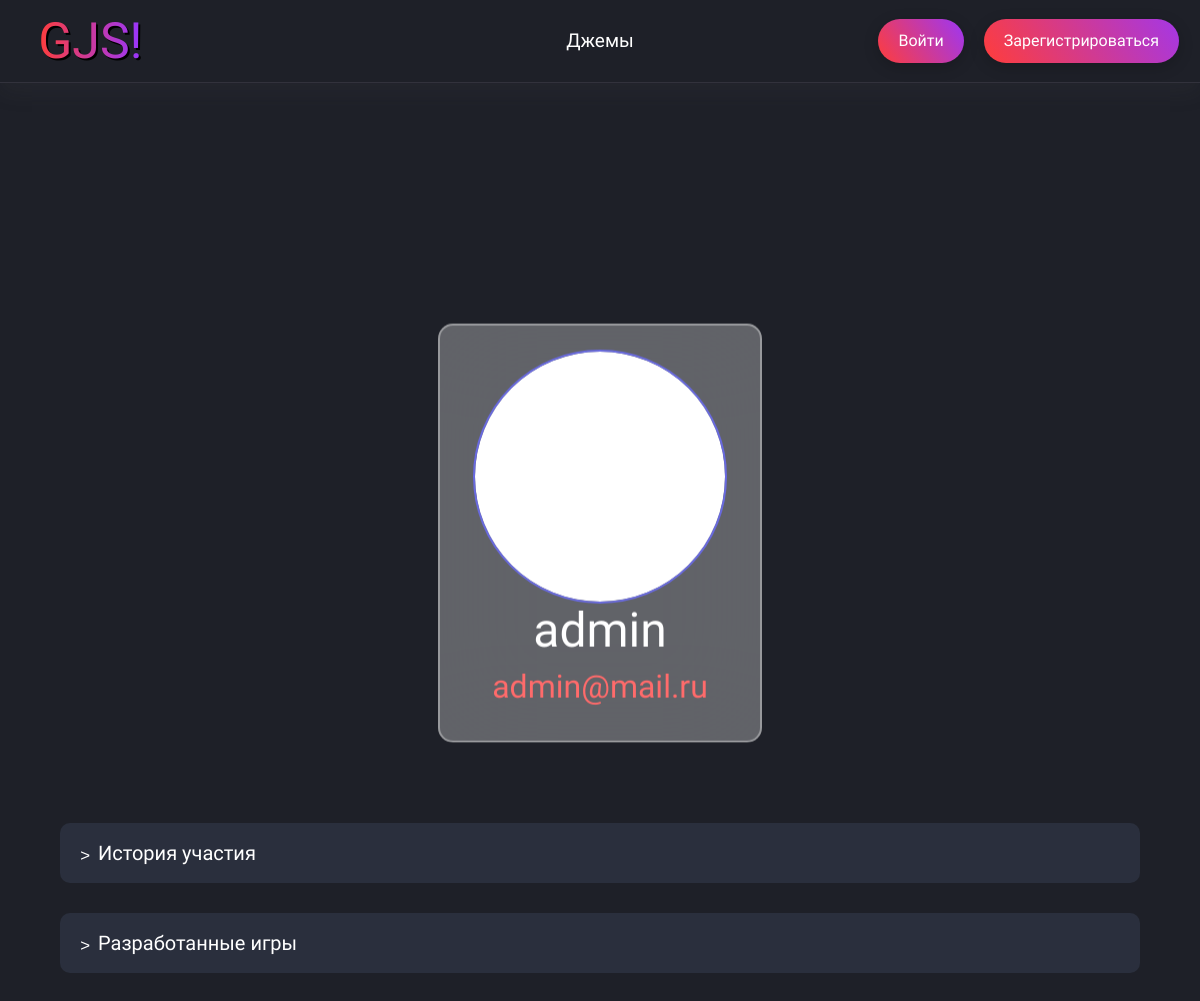
The page /profile/admin/ on the database as committed earlier.
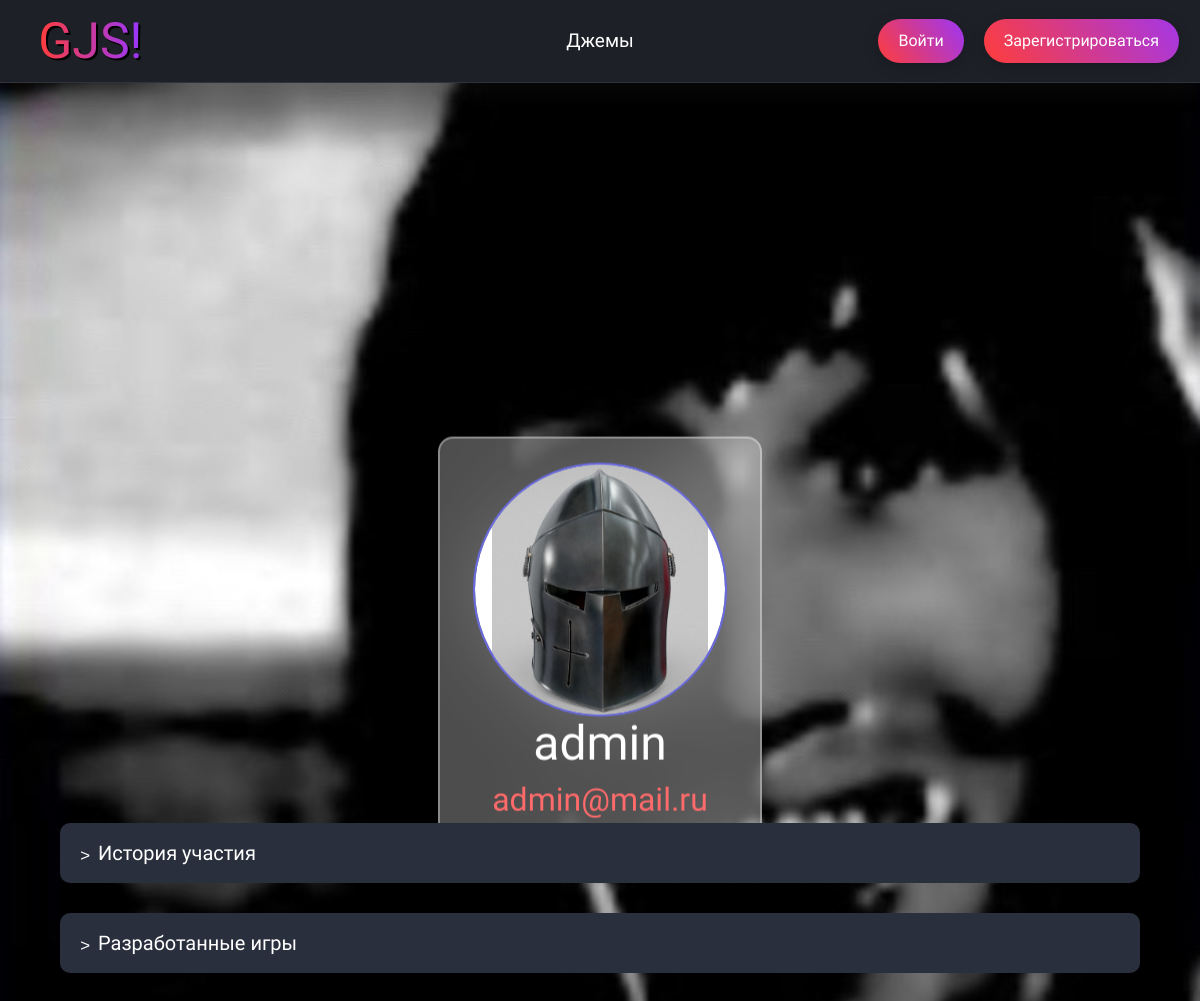
The same page on the database as committed later.
### users/models.py (models this page shows)
class User(AbstractUser):
    email = models.EmailField(unique=True, verbose_name="Электронная почта")
    avatar_image = models.ImageField(upload_to="users", blank=True, null=True)
    hat_image = models.ImageField(upload_to="users", blank=True, null=True)

### users/views.py (the view)
# urls.py: path('<str:username>/', views.Profile.as_view(), name='profile_detail'),
class Profile(DetailView):
    model = User
    template_name = 'pages/user_pages/user_profile.html'
    context_object_name = 'profile_data'
    def get_object(self, queryset=None):
        username = self.kwargs.get('username')
        return get_object_or_404(User, username=username)
    def get_context_data(self, **kwargs):
        context = super().get_context_data(**kwargs)
        context['past_jams'] = get_user_jams_history(self.kwargs.get('username'))
        context['user_games'] = get_user_games_history(self.kwargs.get('username'))
        return context

### users/services.py (called while the page is built)
def get_user_jams_history(username: str) -> QuerySet:
    return (GameJam.objects.filter(users__username=username, status='FN')
    .annotate(
        user_rating=Round(
            Avg(
                Case(
                    When(ratinguserjam__user__username=username, then='ratinguserjam__stars'),
                    output_field=FloatField()
                )
            ),
            1  # Округляем до 1 знака после запятой
        )
    )).exclude(user_rating=None).values('uuid', 'title', 'theme', 'user_rating')

def get_user_games_history(username: str) -> QuerySet:
    return Game.objects.filter(user__username=username)

### templates/pages/user_pages/user_profile.html (shortened to what this page needs)
{% extends 'base.html' %}
{% load static %}
{% block head %}
<link rel="stylesheet" href="{% static 'css/avatar.css' %}">
{% endblock head %}
{% block content %}
<div class="profile">
    {% if profile_data.hat_image %}
    <img src="{{ profile_data.hat_image.url }}" alt="Шапка" id="hat-img">
    {% endif %}
    <div id="hat">
        <div class="avatar-block">
            <div>
                <label for="avatar-input" id="avatar">
                    {% if profile_data.avatar_image  %}
                    <img src="{{ profile_data.avatar_image.url }}" alt="Аватар" id="avatar-img">
                    {% endif %}
                </label>
            </div>
            <h2 class="display-5" style="text-align: center">{{ profile_data.username }}</h2>
            <h2 class="nickname" style="text-align: center">{{ profile_data.email }}</h2>
        </div>
    </div>
    <br>
</div>
<div class="user-st">
    <div class="user_games">
        <h5>История участия</h5>
    </div>
    <div class="user_games">
        <h5>Разработанные игры</h5>
    </div>
</div>
{% endblock %}

### templates/base.html (shortened to what this page needs)
<!doctype html>
<html lang="en">
<head>
    {% load static %}
    <link rel="stylesheet" href="{% static 'css/header.css' %}">
    <link href="https://cdn.jsdelivr.net/npm/bootstrap@5.0.1/dist/css/bootstrap.min.css" rel="stylesheet"
>
    <link rel="stylesheet" href="{% static 'css/container.css' %}">
    <link rel="stylesheet" href="{% static 'css/buttons.css' %}">
    <link rel="stylesheet" href="{% static 'css/style.css' %}">
    <link rel="stylesheet" href="{% static 'css/slider.css' %}">
    {% block head %}
    {% endblock %}
</head>
<body>
<header>
    <nav>
        <h1 class="gjs"><a id="logo" href="{% url 'home_page' %}">GJS!</a></h1>
        <ul>
            <li><a href="{% url 'jams_list' %}" class="menu-button">Джемы</a></li>
        </ul>
        <ul>
            {% if request.user.is_authenticated %}
            <li><a href="{% url 'profile_detail' request.user.username %}" class="a-button">{{request.user.username}}</a></li>
            <li><a href="{% url 'logout' %}" class="a-button">Выйти</a></li>
            {% else %}
            <li><a href="{% url 'login' %}" class="a-button">Войти</a></li>
            <li><a href="{% url 'regist' %}" class="a-button">Зарегистрироваться</a></li>
            {% endif %}
        </ul>
    </nav>
</header>
<main>
    {% block content %}
    {% endblock %}
</main>
</body>
</html>

### static/css/header.css (style rules this page uses)
header { position: sticky; text-align: center; background: var(--main-background); box-shadow: 0px 10px 20px rgba(84, 84, 89, 0.1); border-bottom: 1px solid rgb(50, 50, 60); width: 100%; height: 100%; z-index: 1000; left: 0; top: 0; grid-column: 1 / 3; }
nav { display: grid; grid-template-columns: 1fr auto 1fr; align-items: center; padding: 11px; height: 100%; }
nav ul { list-style-type: none; margin: 0; padding: 0; display: flex; align-items: center; justify-content: flex-end; min-width: 30%; height: 100%; }
nav ul li { display: flex; height: 100%; align-items: center; margin: 0 5px; }
nav ul li .a-button { border-radius: 50px; }
nav a { color: white; margin-left: 5px; margin-right: 5px; text-align: center; }
.gjs { margin: 0; display: flex; font-family: "Jacquard 12", serif; font-weight: 400; font-size: 50px; }
#logo { position: relative; background: linear-gradient(90deg, #ff3d3a, #9736ff); background-clip: text; color: transparent; margin-left: 5%; }
#logo::before { content: 'GJS!'; position: absolute; color: black; inset: 0; margin: auto; z-index: -1; top: 2px; left: 2px; }

### static/css/buttons.css (style rules this page uses)
.a-button { background: linear-gradient(55deg, #ff3d3a, #9736ff, #ff3d3a); border: none; border-radius: 5px; padding: 10px 20px; font-size: 16px; cursor: pointer; transition: transform 0.2s, box-shadow 0.2s, background-position 0.5s ease-in-out; box-shadow: 0 4px 15px rgba(0, 0, 0, 0.2); background-size: 250%; background-position: 0; }
.menu-button { position: relative; }
.menu-button::before { content: ''; position: absolute; top: 26px; right: 0; left: 50%; bottom: 0; width: 0px; height: 2px; background-color: #fff; transform: translateX(-50%); transition: width 0.3s ease-in-out; }

### static/css/style.css (style rules this page uses)
:root { --main-background: rgb(30, 32, 40); --head-foot: linear-gradient(90deg, rgb(24, 128, 255) 0%, rgba(24,128,255,1) 50%, rgba(48,159,255,1) 100%); }
* { scroll-behavior: smooth; }
body { background: var(--main-background); font-family: "PT Sans", serif; font-weight: 400; font-style: normal; color: #fff; font-size: 19px; display: grid; grid-template-rows: auto 1fr; grid-template-columns: auto 4fr; min-height: 100vh; }
a { text-decoration: none; }

### static/css/avatar.css (style rules this page uses)
.avatar-block { padding: 0.5%; display: flex; flex-direction: column; align-items: center; text-align: center; }
#hat { position: absolute; top: 50%; left: 50%; transform: translateY(-45%) translateX(-50%); display: flex; justify-content: center; padding: 25px; width: 27%; background: rgba(255, 255, 255, 0.3); border: 2px solid rgba(255, 255, 255, 0.35); backdrop-filter: blur(50px); border-radius: 15px; overflow: hidden; }
label { cursor: pointer; }
#avatar { display: flex; width: 250px; height: 250px; background-color: #fff; justify-content: center; align-items: center; border-radius: 50%; overflow: hidden; cursor: pointer; outline: 2px solid #696AE0; transition: 200ms ease-in-out; }
.nickname { color: #ff6b6b; }
#avatar-img { width: auto; height: 100%; }
.profile { height: 90vh; width: 100%; overflow: hidden; }
#hat-img { position: absolute; width: 100%; inset: 0 0 0 0; height: auto; z-index: -1; }
.user-st { font-size: 20px; margin: 20px 5% 50px 5%; display: flex; gap: 30px; flex-direction: column; }
.user_games { position: relative; padding: 0.9em 0.9em 0.1em 0.9em; cursor: pointer; background-color: #2a2f3d; border-radius: 10px; transition: 150ms ease; display: grid; grid-template-rows: 0 0fr; }
.user_games::after { content: '<'; font: 17px "Consolas", monospace; position: absolute; left: 20px; top: 1.3em; transform: rotate(180deg); pointer-events: none; }
.user_games h5 { margin: 0 20px; }

Rows that differ between the two databases and show on the page:
changed User "admin": hat_image: picture added; avatar_image: picture added
